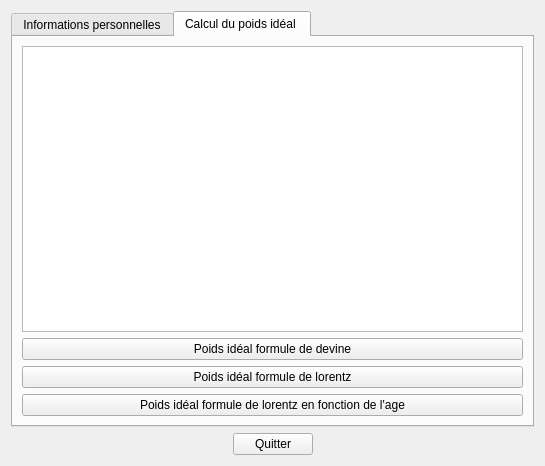
<?xml version="1.0" encoding="UTF-8"?>
<ui version="4.0">
 <class>Widget</class>
 <widget class="QWidget" name="Widget">
  <property name="geometry">
   <rect>
    <x>0</x>
    <y>0</y>
    <width>545</width>
    <height>466</height>
   </rect>
  </property>
  <property name="windowTitle">
   <string>Widget</string>
  </property>
  <layout class="QGridLayout" name="gridLayout_2">
   <item row="2" column="0" colspan="3">
    <widget class="QTabWidget" name="tabWidget">
     <property name="enabled">
      <bool>true</bool>
     </property>
     <property name="currentIndex">
      <number>1</number>
     </property>
     <widget class="QWidget" name="tab">
      <attribute name="title">
       <string>Informations personnelles</string>
      </attribute>
      <widget class="QPushButton" name="pushButton">
       <property name="geometry">
        <rect>
         <x>170</x>
         <y>320</y>
         <width>80</width>
         <height>24</height>
        </rect>
       </property>
       <property name="text">
        <string>Suite</string>
       </property>
      </widget>
      <widget class="QWidget" name="layoutWidget">
       <property name="geometry">
        <rect>
         <x>140</x>
         <y>50</y>
         <width>162</width>
         <height>26</height>
        </rect>
       </property>
       <layout class="QHBoxLayout" name="horizontalLayout">
        <item>
         <widget class="QLabel" name="label">
          <property name="text">
           <string>Nom</string>
          </property>
         </widget>
        </item>
        <item>
         <widget class="QLineEdit" name="lineEditNom">
          <property name="text">
           <string/>
          </property>
         </widget>
        </item>
       </layout>
      </widget>
      <widget class="QWidget" name="layoutWidget">
       <property name="geometry">
        <rect>
         <x>140</x>
         <y>90</y>
         <width>180</width>
         <height>26</height>
        </rect>
       </property>
       <layout class="QHBoxLayout" name="horizontalLayout_2">
        <item>
         <widget class="QLabel" name="label_2">
          <property name="text">
           <string>Prénom</string>
          </property>
         </widget>
        </item>
        <item>
         <widget class="QLineEdit" name="lineEditPrenom"/>
        </item>
       </layout>
      </widget>
      <widget class="QWidget" name="layoutWidget">
       <property name="geometry">
        <rect>
         <x>140</x>
         <y>130</y>
         <width>183</width>
         <height>24</height>
        </rect>
       </property>
       <layout class="QHBoxLayout" name="horizontalLayout_3">
        <item>
         <widget class="QLabel" name="label_3">
          <property name="text">
           <string>Sexe</string>
          </property>
         </widget>
        </item>
        <item>
         <widget class="QRadioButton" name="radioButtonFemme">
          <property name="text">
           <string>Femme</string>
          </property>
         </widget>
        </item>
        <item>
         <widget class="QRadioButton" name="radioButtonHomme">
          <property name="text">
           <string>Homme</string>
          </property>
         </widget>
        </item>
       </layout>
      </widget>
      <widget class="QWidget" name="layoutWidget">
       <property name="geometry">
        <rect>
         <x>140</x>
         <y>210</y>
         <width>158</width>
         <height>27</height>
        </rect>
       </property>
       <layout class="QHBoxLayout" name="horizontalLayout_5">
        <item>
         <widget class="QLabel" name="label_5">
          <property name="text">
           <string>Poids (kg)</string>
          </property>
         </widget>
        </item>
        <item>
         <spacer name="horizontalSpacer_2">
          <property name="orientation">
           <enum>Qt::Horizontal</enum>
          </property>
          <property name="sizeHint" stdset="0">
           <size>
            <width>28</width>
            <height>20</height>
           </size>
          </property>
         </spacer>
        </item>
        <item>
         <widget class="QDoubleSpinBox" name="doubleSpinBoxPoids">
          <property name="minimum">
           <double>15.000000000000000</double>
          </property>
          <property name="maximum">
           <double>300.000000000000000</double>
          </property>
          <property name="singleStep">
           <double>0.100000000000000</double>
          </property>
         </widget>
        </item>
       </layout>
      </widget>
      <widget class="QWidget" name="layoutWidget">
       <property name="geometry">
        <rect>
         <x>140</x>
         <y>250</y>
         <width>144</width>
         <height>27</height>
        </rect>
       </property>
       <layout class="QHBoxLayout" name="horizontalLayout_6">
        <item>
         <widget class="QLabel" name="label_6">
          <property name="text">
           <string>Taille (m)</string>
          </property>
         </widget>
        </item>
        <item>
         <spacer name="horizontalSpacer">
          <property name="orientation">
           <enum>Qt::Horizontal</enum>
          </property>
          <property name="sizeHint" stdset="0">
           <size>
            <width>18</width>
            <height>20</height>
           </size>
          </property>
         </spacer>
        </item>
        <item>
         <widget class="QDoubleSpinBox" name="doubleSpinBoxTaille">
          <property name="minimum">
           <double>0.500000000000000</double>
          </property>
          <property name="maximum">
           <double>3.000000000000000</double>
          </property>
          <property name="singleStep">
           <double>0.010000000000000</double>
          </property>
          <property name="stepType">
           <enum>QAbstractSpinBox::AdaptiveDecimalStepType</enum>
          </property>
         </widget>
        </item>
       </layout>
      </widget>
      <widget class="QWidget" name="layoutWidget">
       <property name="geometry">
        <rect>
         <x>140</x>
         <y>180</y>
         <width>151</width>
         <height>27</height>
        </rect>
       </property>
       <layout class="QHBoxLayout" name="horizontalLayout_4">
        <item>
         <widget class="QLabel" name="label_4">
          <property name="text">
           <string>Age</string>
          </property>
         </widget>
        </item>
        <item>
         <widget class="QSpinBox" name="spinBoxAge">
          <property name="sizeIncrement">
           <size>
            <width>0</width>
            <height>0</height>
           </size>
          </property>
          <property name="minimum">
           <number>1</number>
          </property>
          <property name="maximum">
           <number>200</number>
          </property>
         </widget>
        </item>
       </layout>
      </widget>
     </widget>
     <widget class="QWidget" name="tab_2">
      <attribute name="title">
       <string>Calcul du poids idéal </string>
      </attribute>
      <layout class="QVBoxLayout" name="verticalLayout">
       <item>
        <widget class="QTextBrowser" name="textBrowser"/>
       </item>
       <item>
        <widget class="QPushButton" name="pushButton_3">
         <property name="text">
          <string>Poids idéal formule de devine</string>
         </property>
        </widget>
       </item>
       <item>
        <widget class="QPushButton" name="pushButton_4">
         <property name="text">
          <string>Poids idéal formule de lorentz</string>
         </property>
        </widget>
       </item>
       <item>
        <widget class="QPushButton" name="pushButton_5">
         <property name="text">
          <string>Poids idéal formule de lorentz en fonction de l'age</string>
         </property>
        </widget>
       </item>
      </layout>
     </widget>
    </widget>
   </item>
   <item row="3" column="2">
    <spacer name="horizontalSpacer_5">
     <property name="orientation">
      <enum>Qt::Horizontal</enum>
     </property>
     <property name="sizeHint" stdset="0">
      <size>
       <width>40</width>
       <height>20</height>
      </size>
     </property>
    </spacer>
   </item>
   <item row="3" column="0">
    <spacer name="horizontalSpacer_4">
     <property name="orientation">
      <enum>Qt::Horizontal</enum>
     </property>
     <property name="sizeHint" stdset="0">
      <size>
       <width>40</width>
       <height>20</height>
      </size>
     </property>
    </spacer>
   </item>
   <item row="3" column="1">
    <widget class="QPushButton" name="pushButton_2">
     <property name="text">
      <string>Quitter</string>
     </property>
    </widget>
   </item>
  </layout>
 </widget>
 <resources/>
 <connections/>
</ui>
